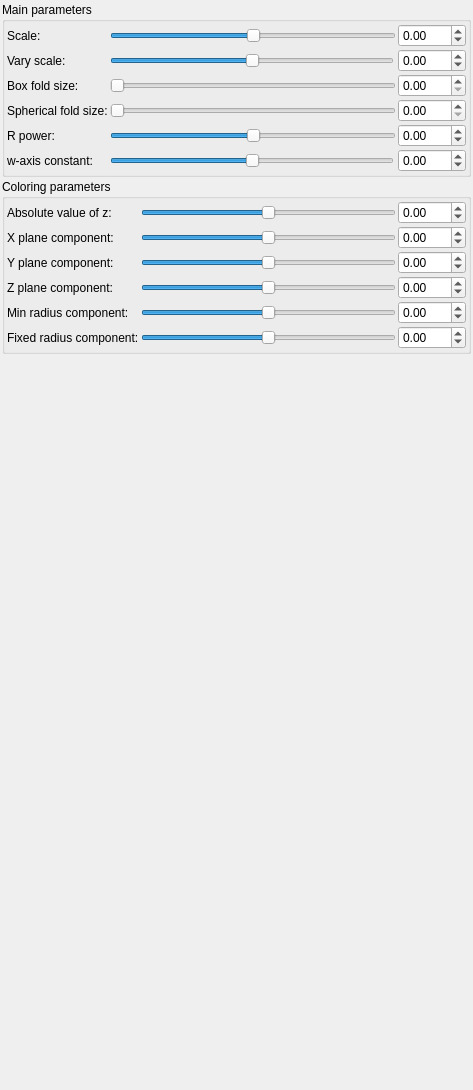
<?xml version="1.0" encoding="UTF-8"?>
<ui version="4.0">
 <class>Form</class>
 <widget class="QWidget" name="Form">
  <property name="geometry">
   <rect>
    <x>0</x>
    <y>0</y>
    <width>473</width>
    <height>1090</height>
   </rect>
  </property>
  <property name="windowTitle">
   <string>Form</string>
  </property>
  <layout class="QVBoxLayout" name="verticalLayout">
   <property name="spacing">
    <number>2</number>
   </property>
   <property name="leftMargin">
    <number>2</number>
   </property>
   <property name="topMargin">
    <number>2</number>
   </property>
   <property name="rightMargin">
    <number>2</number>
   </property>
   <property name="bottomMargin">
    <number>2</number>
   </property>
   <item>
    <widget class="QGroupBox" name="groupBox">
     <property name="title">
      <string>Main parameters</string>
     </property>
     <layout class="QVBoxLayout" name="verticalLayout_2">
      <property name="spacing">
       <number>2</number>
      </property>
      <property name="leftMargin">
       <number>2</number>
      </property>
      <property name="topMargin">
       <number>2</number>
      </property>
      <property name="rightMargin">
       <number>2</number>
      </property>
      <property name="bottomMargin">
       <number>2</number>
      </property>
      <item>
       <layout class="QGridLayout" name="gridLayout">
        <property name="spacing">
         <number>2</number>
        </property>
        <item row="3" column="0">
         <widget class="QLabel" name="label_9">
          <property name="text">
           <string>Spherical fold size:</string>
          </property>
         </widget>
        </item>
        <item row="4" column="0">
         <widget class="QLabel" name="label_10">
          <property name="text">
           <string>R power:</string>
          </property>
         </widget>
        </item>
        <item row="0" column="1" colspan="2">
         <widget class="QSlider" name="slider_mandelbox_scale">
          <property name="minimum">
           <number>-500</number>
          </property>
          <property name="maximum">
           <number>500</number>
          </property>
          <property name="singleStep">
           <number>1</number>
          </property>
          <property name="orientation">
           <enum>Qt::Horizontal</enum>
          </property>
         </widget>
        </item>
        <item row="1" column="1">
         <widget class="QSlider" name="slider_mandelbox_vary_scale_vary">
          <property name="minimum">
           <number>-500</number>
          </property>
          <property name="maximum">
           <number>500</number>
          </property>
          <property name="singleStep">
           <number>1</number>
          </property>
          <property name="orientation">
           <enum>Qt::Horizontal</enum>
          </property>
         </widget>
        </item>
        <item row="4" column="1" colspan="2">
         <widget class="QSlider" name="slider_mandelbox_vary_rpower">
          <property name="minimum">
           <number>-500</number>
          </property>
          <property name="maximum">
           <number>500</number>
          </property>
          <property name="singleStep">
           <number>1</number>
          </property>
          <property name="orientation">
           <enum>Qt::Horizontal</enum>
          </property>
         </widget>
        </item>
        <item row="3" column="1" colspan="2">
         <widget class="QSlider" name="slider_mandelbox_vary_minr">
          <property name="minimum">
           <number>0</number>
          </property>
          <property name="maximum">
           <number>5000</number>
          </property>
          <property name="singleStep">
           <number>1</number>
          </property>
          <property name="orientation">
           <enum>Qt::Horizontal</enum>
          </property>
         </widget>
        </item>
        <item row="2" column="1" colspan="2">
         <widget class="QSlider" name="slider_mandelbox_vary_fold">
          <property name="minimum">
           <number>0</number>
          </property>
          <property name="maximum">
           <number>5000</number>
          </property>
          <property name="singleStep">
           <number>1</number>
          </property>
          <property name="orientation">
           <enum>Qt::Horizontal</enum>
          </property>
         </widget>
        </item>
        <item row="2" column="0">
         <widget class="QLabel" name="label_8">
          <property name="text">
           <string>Box fold size:</string>
          </property>
         </widget>
        </item>
        <item row="0" column="0">
         <widget class="QLabel" name="label_7">
          <property name="text">
           <string>Scale:</string>
          </property>
         </widget>
        </item>
        <item row="2" column="3">
         <widget class="MyDoubleSpinBox" name="spinbox_mandelbox_vary_fold">
          <property name="prefix">
           <string/>
          </property>
          <property name="suffix">
           <string/>
          </property>
          <property name="decimals">
           <number>2</number>
          </property>
          <property name="minimum">
           <double>0.000000000000000</double>
          </property>
          <property name="maximum">
           <double>100.000000000000000</double>
          </property>
          <property name="singleStep">
           <double>0.100000000000000</double>
          </property>
         </widget>
        </item>
        <item row="3" column="3">
         <widget class="MyDoubleSpinBox" name="spinbox_mandelbox_vary_minr">
          <property name="prefix">
           <string/>
          </property>
          <property name="suffix">
           <string/>
          </property>
          <property name="decimals">
           <number>2</number>
          </property>
          <property name="minimum">
           <double>0.000000000000000</double>
          </property>
          <property name="maximum">
           <double>100.000000000000000</double>
          </property>
          <property name="singleStep">
           <double>0.100000000000000</double>
          </property>
         </widget>
        </item>
        <item row="4" column="3">
         <widget class="MyDoubleSpinBox" name="spinbox_mandelbox_vary_rpower">
          <property name="prefix">
           <string/>
          </property>
          <property name="suffix">
           <string/>
          </property>
          <property name="decimals">
           <number>2</number>
          </property>
          <property name="minimum">
           <double>-10.000000000000000</double>
          </property>
          <property name="maximum">
           <double>10.000000000000000</double>
          </property>
          <property name="singleStep">
           <double>0.100000000000000</double>
          </property>
         </widget>
        </item>
        <item row="1" column="0">
         <widget class="QLabel" name="label_12">
          <property name="text">
           <string>Vary scale:</string>
          </property>
         </widget>
        </item>
        <item row="0" column="3">
         <widget class="MyDoubleSpinBox" name="spinbox_mandelbox_scale">
          <property name="prefix">
           <string/>
          </property>
          <property name="suffix">
           <string/>
          </property>
          <property name="decimals">
           <number>2</number>
          </property>
          <property name="minimum">
           <double>-100.000000000000000</double>
          </property>
          <property name="maximum">
           <double>100.000000000000000</double>
          </property>
          <property name="singleStep">
           <double>0.100000000000000</double>
          </property>
         </widget>
        </item>
        <item row="1" column="3">
         <widget class="MyDoubleSpinBox" name="spinbox_mandelbox_vary_scale_vary">
          <property name="prefix">
           <string/>
          </property>
          <property name="suffix">
           <string/>
          </property>
          <property name="decimals">
           <number>2</number>
          </property>
          <property name="minimum">
           <double>-5.000000000000000</double>
          </property>
          <property name="maximum">
           <double>5.000000000000000</double>
          </property>
          <property name="singleStep">
           <double>0.100000000000000</double>
          </property>
         </widget>
        </item>
        <item row="5" column="0">
         <widget class="QLabel" name="label_11">
          <property name="text">
           <string>w-axis constant:</string>
          </property>
         </widget>
        </item>
        <item row="5" column="1">
         <widget class="QSlider" name="slider_mandelbox_vary_wadd">
          <property name="minimum">
           <number>-500</number>
          </property>
          <property name="maximum">
           <number>500</number>
          </property>
          <property name="singleStep">
           <number>1</number>
          </property>
          <property name="orientation">
           <enum>Qt::Horizontal</enum>
          </property>
         </widget>
        </item>
        <item row="5" column="3">
         <widget class="MyDoubleSpinBox" name="spinbox_mandelbox_vary_wadd">
          <property name="prefix">
           <string/>
          </property>
          <property name="suffix">
           <string/>
          </property>
          <property name="decimals">
           <number>2</number>
          </property>
          <property name="minimum">
           <double>-10.000000000000000</double>
          </property>
          <property name="maximum">
           <double>10.000000000000000</double>
          </property>
          <property name="singleStep">
           <double>0.100000000000000</double>
          </property>
         </widget>
        </item>
       </layout>
      </item>
     </layout>
    </widget>
   </item>
   <item>
    <widget class="QGroupBox" name="groupBox_4">
     <property name="title">
      <string>Coloring parameters</string>
     </property>
     <layout class="QGridLayout" name="gridLayout_5" rowstretch="0">
      <property name="leftMargin">
       <number>2</number>
      </property>
      <property name="topMargin">
       <number>2</number>
      </property>
      <property name="rightMargin">
       <number>2</number>
      </property>
      <property name="bottomMargin">
       <number>2</number>
      </property>
      <property name="spacing">
       <number>2</number>
      </property>
      <item row="0" column="0">
       <layout class="QGridLayout" name="gridLayout_4">
        <property name="spacing">
         <number>2</number>
        </property>
        <item row="4" column="0">
         <widget class="QLabel" name="label_28">
          <property name="text">
           <string>Min radius component:</string>
          </property>
         </widget>
        </item>
        <item row="2" column="0">
         <widget class="QLabel" name="label_26">
          <property name="text">
           <string>Y plane component:</string>
          </property>
         </widget>
        </item>
        <item row="2" column="1">
         <widget class="QSlider" name="slider3_mandelbox_color_y">
          <property name="minimum">
           <number>-500</number>
          </property>
          <property name="maximum">
           <number>500</number>
          </property>
          <property name="singleStep">
           <number>1</number>
          </property>
          <property name="orientation">
           <enum>Qt::Horizontal</enum>
          </property>
         </widget>
        </item>
        <item row="1" column="2">
         <widget class="MyDoubleSpinBox" name="spinbox3_mandelbox_color_x">
          <property name="prefix">
           <string/>
          </property>
          <property name="suffix">
           <string/>
          </property>
          <property name="decimals">
           <number>2</number>
          </property>
          <property name="minimum">
           <double>-100.000000000000000</double>
          </property>
          <property name="maximum">
           <double>100.000000000000000</double>
          </property>
          <property name="singleStep">
           <double>0.100000000000000</double>
          </property>
         </widget>
        </item>
        <item row="3" column="2">
         <widget class="MyDoubleSpinBox" name="spinbox3_mandelbox_color_z">
          <property name="prefix">
           <string/>
          </property>
          <property name="suffix">
           <string/>
          </property>
          <property name="decimals">
           <number>2</number>
          </property>
          <property name="minimum">
           <double>-100.000000000000000</double>
          </property>
          <property name="maximum">
           <double>100.000000000000000</double>
          </property>
          <property name="singleStep">
           <double>0.100000000000000</double>
          </property>
         </widget>
        </item>
        <item row="1" column="1">
         <widget class="QSlider" name="slider3_mandelbox_color_x">
          <property name="minimum">
           <number>-500</number>
          </property>
          <property name="maximum">
           <number>500</number>
          </property>
          <property name="singleStep">
           <number>1</number>
          </property>
          <property name="orientation">
           <enum>Qt::Horizontal</enum>
          </property>
         </widget>
        </item>
        <item row="1" column="0">
         <widget class="QLabel" name="label_25">
          <property name="text">
           <string>X plane component:</string>
          </property>
         </widget>
        </item>
        <item row="3" column="0">
         <widget class="QLabel" name="label_27">
          <property name="text">
           <string>Z plane component:</string>
          </property>
         </widget>
        </item>
        <item row="0" column="1">
         <widget class="QSlider" name="slider_mandelbox_color_R">
          <property name="minimum">
           <number>-500</number>
          </property>
          <property name="maximum">
           <number>500</number>
          </property>
          <property name="singleStep">
           <number>1</number>
          </property>
          <property name="orientation">
           <enum>Qt::Horizontal</enum>
          </property>
         </widget>
        </item>
        <item row="0" column="2">
         <widget class="MyDoubleSpinBox" name="spinbox_mandelbox_color_R">
          <property name="prefix">
           <string/>
          </property>
          <property name="suffix">
           <string/>
          </property>
          <property name="decimals">
           <number>2</number>
          </property>
          <property name="minimum">
           <double>-100.000000000000000</double>
          </property>
          <property name="maximum">
           <double>100.000000000000000</double>
          </property>
          <property name="singleStep">
           <double>0.100000000000000</double>
          </property>
         </widget>
        </item>
        <item row="3" column="1">
         <widget class="QSlider" name="slider3_mandelbox_color_z">
          <property name="minimum">
           <number>-500</number>
          </property>
          <property name="maximum">
           <number>500</number>
          </property>
          <property name="singleStep">
           <number>1</number>
          </property>
          <property name="orientation">
           <enum>Qt::Horizontal</enum>
          </property>
         </widget>
        </item>
        <item row="0" column="0">
         <widget class="QLabel" name="label_24">
          <property name="text">
           <string>Absolute value of z:</string>
          </property>
         </widget>
        </item>
        <item row="2" column="2">
         <widget class="MyDoubleSpinBox" name="spinbox3_mandelbox_color_y">
          <property name="prefix">
           <string/>
          </property>
          <property name="suffix">
           <string/>
          </property>
          <property name="decimals">
           <number>2</number>
          </property>
          <property name="minimum">
           <double>-100.000000000000000</double>
          </property>
          <property name="maximum">
           <double>100.000000000000000</double>
          </property>
          <property name="singleStep">
           <double>0.100000000000000</double>
          </property>
         </widget>
        </item>
        <item row="5" column="0">
         <widget class="QLabel" name="label_29">
          <property name="text">
           <string>Fixed radius component:</string>
          </property>
         </widget>
        </item>
        <item row="4" column="1">
         <widget class="QSlider" name="slider_mandelbox_color_Sp1">
          <property name="minimum">
           <number>-500</number>
          </property>
          <property name="maximum">
           <number>500</number>
          </property>
          <property name="singleStep">
           <number>1</number>
          </property>
          <property name="orientation">
           <enum>Qt::Horizontal</enum>
          </property>
         </widget>
        </item>
        <item row="5" column="1">
         <widget class="QSlider" name="slider_mandelbox_color_Sp2">
          <property name="minimum">
           <number>-500</number>
          </property>
          <property name="maximum">
           <number>500</number>
          </property>
          <property name="singleStep">
           <number>1</number>
          </property>
          <property name="orientation">
           <enum>Qt::Horizontal</enum>
          </property>
         </widget>
        </item>
        <item row="4" column="2">
         <widget class="MyDoubleSpinBox" name="spinbox_mandelbox_color_Sp1">
          <property name="prefix">
           <string/>
          </property>
          <property name="suffix">
           <string/>
          </property>
          <property name="decimals">
           <number>2</number>
          </property>
          <property name="minimum">
           <double>-100.000000000000000</double>
          </property>
          <property name="maximum">
           <double>100.000000000000000</double>
          </property>
          <property name="singleStep">
           <double>0.100000000000000</double>
          </property>
         </widget>
        </item>
        <item row="5" column="2">
         <widget class="MyDoubleSpinBox" name="spinbox_mandelbox_color_Sp2">
          <property name="prefix">
           <string/>
          </property>
          <property name="suffix">
           <string/>
          </property>
          <property name="decimals">
           <number>2</number>
          </property>
          <property name="minimum">
           <double>-100.000000000000000</double>
          </property>
          <property name="maximum">
           <double>100.000000000000000</double>
          </property>
          <property name="singleStep">
           <double>0.100000000000000</double>
          </property>
         </widget>
        </item>
       </layout>
      </item>
     </layout>
    </widget>
   </item>
   <item>
    <spacer name="verticalSpacer_2">
     <property name="orientation">
      <enum>Qt::Vertical</enum>
     </property>
     <property name="sizeHint" stdset="0">
      <size>
       <width>20</width>
       <height>40</height>
      </size>
     </property>
    </spacer>
   </item>
  </layout>
 </widget>
 <customwidgets>
  <customwidget>
   <class>MyDoubleSpinBox</class>
   <extends>QDoubleSpinBox</extends>
   <header>mydoublespinbox.h</header>
  </customwidget>
 </customwidgets>
 <resources/>
 <connections/>
</ui>
